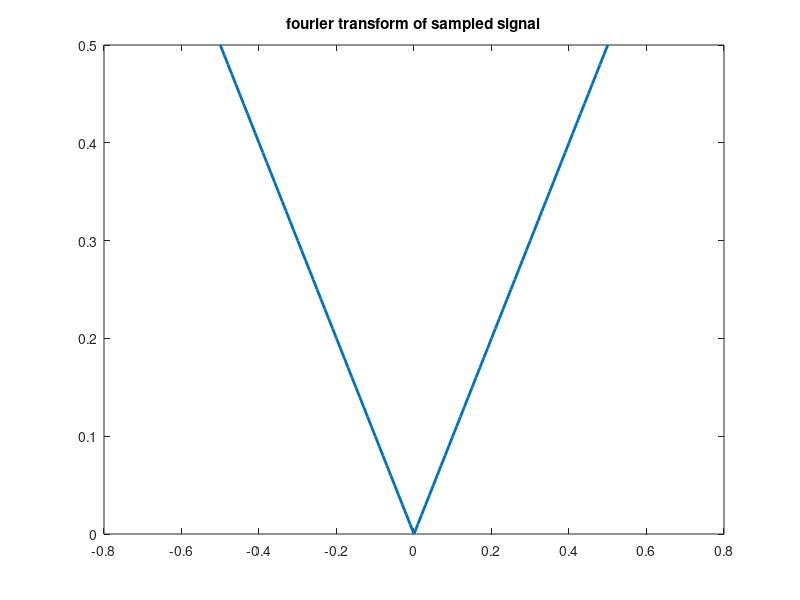

Recreate this plot in MATLAB. (Note: this script raises an error after producing the figure.)
clc
%% 1 sampling
clc
% example for HalfBandFFt function
fs = 100; 
Ts = 1/fs; 
t = -1/2 : Ts : 1/2; 
x = abs(t);
figure
plot(t,x,'linewidth',2)
title('fourier transform of sampled signal')
x = ifft(x);
y = HalfBandFFt(x,fs);
title('fourier transform of signal')

% parseval theorem
sum(abs(x).^2,'all')
1/fs*sum(abs(y).^2,'all')
%% aliasing with fs=4
clc
clear all
w1 = linspace(0,3*pi/2,75);
w2 = linspace(-3*pi/2,0,75);
f = [zeros(1,25) , 2/(3*pi)*w2+1 , -2/(3*pi)*w1+1 ,zeros(1,25)];

figure
plot(linspace(-2*pi,2*pi,200),f,'r','linewidth',2)
f1 = [zeros(1,25),f]; 
hold on
plot(linspace(-0.5*pi,3.5*pi,225),f1,'r','linewidth',2)
f2 = [f,zeros(1,25)]; 
hold on
plot(linspace(-3.5*pi,0.5*pi,225),f2,'r','linewidth',2)
title('three period of sample signal with fs=4')
grid on
grid minor
%% 2 plot fft of electrodes data
clc
load 'Subject1.mat'
for i=2:9
    HalfBandFFt(SubjectData(i,:),256);
    title(strcat('fft of',num2str(i-1),'th electrode'))
end
%% 3 correlation clustering of 64channeldata
clc
clear all
load 'filter1.mat'
load '64channeldata.mat'

data0 = reshape(data,[size(data,1),size(data,2)*size(data,3)]);
f_data = zeros(size(data0));

%denoise signal
for i=1:size(data0,1)
f_data(i,:) = filtfilt(filter1,1,double(data0(i,:)));
end

% example of denoised signal n frequency domain
figure
y1 = plot(data0(1,:),'y');
hold on
y2 = plot(f_data(1,:),'r');
legend([y1,y2],{'data of channel one before denoising',...
    'data of channel one after denoising'});

HalfBandFFt(data0(1,:),2400);
title('data of channel one before denoising , frequency domain')
HalfBandFFt(f_data(1,:),2400);
title('data of channel one after denoising , frequency domain')

% downsample signal
M = 4;
l = floor(size(f_data,2)/M);
df_data = zeros(size(f_data,1),l);
for i=1:size(f_data,1)
df_data(i,:) = downSampler(double(f_data(i,:)),M);
end

figure
y1 = plot(f_data(1,:),'b');
hold on
y2 = plot(df_data(1,:),'r');
legend([y1,y2],{'data of channel one before downsampling',...
    'data of channel one after downsampling'});

HalfBandFFt(f_data(1,:),2400);
title('data of channel one before downsampling , frequency domain')

HalfBandFFt(df_data(1,:),2400/M);
title('data of channel one after downsampling , frequency domain')

% create correlation matrix
r = zeros(size(df_data,1),size(df_data,1));
for i=1:size(df_data,1)
    for j=1:size(df_data,1)
    x = df_data(i,:);
    y = df_data(j,:);
    r(i,j) = sum(x.*y,'all')/sqrt(sum(x.*x,'all')*sum(y.*y,'all'));
    end
end
% PhyloTree = seqlinkage(1-abs(r),'average');	
% view(PhyloTree)
%% plot topography of 64channeldata
clc
load locations.mat
load Standard_10-20_81ch.mat
load Standard_10-10_47ch.mat
C_mat = CorrelationCluster(1-abs(r),50,'upgma');
C = zeros(1,63);
for i=1:63
    [~,C(i)] = find(C_mat==i);
end
ch_list ={'AFZ','FP1','FP2','AF3','AF4','F7','F3','FZ','F4','F8','FC5',...
    'FC1','FC2','FC6','T7','C3','CZ','C4','T8','CP5','CP1','CP2','CP6',...
    'P7','P3','PZ','P4','P8','PO3','PO4','O1','O2','TP10','AF7','AF8',...
    'F5','F1','F2','F6','FT7','FC3','FCZ','FC4','FT8','C5','C1','C2','C6',...
    'TP7','CP3','CPZ','CP4','TP8','P5','P1','P2','P6','PO7','POZ','PO8',...
    'OZ','TP9','TP10'};
plot_topography(ch_list,C); 
%% 3 correlation clustering of SubjectData
clc
clear all
load 'filter1.mat'
load 'Subject1.mat'

data0 = SubjectData(2:9,:);
f_data = zeros(size(data0));

%denoise signal
for i=1:size(data0,1)
f_data(i,:) = filtfilt(filter1,1,double(data0(i,:)));
end

% example of denoised signal n frequency domain
figure
y1 = plot(data0(1,:),'y');
hold on
y2 = plot(f_data(1,:),'r');
legend([y1,y2],{'data of channel one before denoising',...
    'data of channel one after denoising'});

HalfBandFFt(data0(1,:),2400);
title('data of channel one before denoising , frequency domain')
HalfBandFFt(f_data(1,:),2400);
title('data of channel one after denoising , frequency domain')

% downsample signal
M = 4;
l = floor(size(f_data,2)/M);
df_data = zeros(size(f_data,1),l);
for i=1:size(f_data,1)
df_data(i,:) = downSampler(double(f_data(i,:)),M);
end

figure
y1 = plot(f_data(1,:),'b');
hold on
y2 = plot(df_data(1,:),'r');
legend([y1,y2],{'data of channel one before downsampling',...
    'data of channel one after downsampling'});

HalfBandFFt(f_data(1,:),2400);
title('data of channel one before downsampling , frequency domain')

HalfBandFFt(df_data(1,:),2400/M);
title('data of channel one after downsampling , frequency domain')

% create correlation matrix
r = zeros(size(df_data,1),size(df_data,1));
for i=1:size(df_data,1)
    for j=1:size(df_data,1)
    x = df_data(i,:);
    y = df_data(j,:);
    r(i,j) = sum(x.*y,'all')/sqrt(sum(x.*x,'all')*sum(y.*y,'all'));
    end
end
% PhyloTree = seqlinkage(1-abs(r),'average');	
% view(PhyloTree)
%% piot topography SunjectData
clc
load locations.mat
load Standard_10-20_81ch.mat
load Standard_10-10_47ch.mat
C_mat = CorrelationCluster(1-abs(r),10,'upgma');
C = zeros(1,63);
for i=1:63
    [~,C(i)] = find(C_mat==i);
end
ch_list ={'AFZ','FP1','FP2','AF3','AF4','F7','F3','FZ','F4','F8','FC5',...
    'FC1','FC2','FC6','T7','C3','CZ','C4','T8','CP5','CP1','CP2','CP6',...
    'P7','P3','PZ','P4','P8','PO3','PO4','O1','O2','TP10','AF7','AF8',...
    'F5','F1','F2','F6','FT7','FC3','FCZ','FC4','FT8','C5','C1','C2','C6',...
    'TP7','CP3','CPZ','CP4','TP8','P5','P1','P2','P6','PO7','POZ','PO8',...
    'OZ','TP9','TP10'};
ch_list ={'FZ', 'CZ', 'PZ', 'P4', 'P3', 'OZ', 'PO7','PO8'}
plot_topography(ch_list,C); 

%% 4 group delay
clc
clear all
N = 512;
h = rand(1000,1);
gd = groupdelay(h,N);
w = linspace(0,pi,length(gd));
figure;
y1 = plot(w,gd);
hold on
gdd = grpdelay(h,N);
y2 = plot(w,gdd);
legend([y1 y2],{'result of groupdelay','result of grpdelay'})

%% functions

% sampling
function y = HalfBandFFt(InputSignal,Fs)

y=fft(real(InputSignal));
n=length(y);
x=linspace(-1,1,n);
figure;
plot(Fs*x,abs(y),'linewidth',2); 
xlabel('frequency');
ylabel('|H(jW)|');
xlim([-0.5*Fs 0.5*Fs]);

end

function X_d= downSampler(X,m)
X_d = [ ];
for i=1:floor(length(X)/m)
   X_d = cat(2,X_d,X(m*(i-1)+1));   %X_d(k)=X(n(k-1)+1); 
end  
end

function clusters = CorrelationCluster(InputCorrMat,DistanceMeasure,algorithm)

N=size(InputCorrMat,1);
a=10*max(InputCorrMat,[],'all');
InputCorrMat=InputCorrMat-triu(InputCorrMat)+triu(a*ones(N));
c=linspace(1,N,N);
clusters=[c' zeros(N)]';

clusters=clusters(1:N,:);

for n =1:DistanceMeasure
[row,col]= find(InputCorrMat==min(InputCorrMat,[],'all'));
if row>col
  t = row;
  row = col;
  col = t;
end

if strcmp(algorithm,'upgma')
n1=nnz(clusters(:,col));
n2=nnz(clusters(:,row));
elseif strcmp(algorithm,'wpgma')
n1 =1;
n2 =1;
end

for i=1:row-1
   
InputCorrMat(row,i)=(n2*InputCorrMat(row,i)+n1*InputCorrMat(col,i))/(n1+n2); 

end

for i=row+1:N
    
  if(col>i)  
InputCorrMat(i,row)=(n2*InputCorrMat(i,row)+n1*InputCorrMat(col,i))/(n1+n2);
  end
  
  if(i>col)  
InputCorrMat(i,row)=(n2*InputCorrMat(i,row)+n1*InputCorrMat(i,col))/(n1+n2);
  end
    
end
InputCorrMat(col,:)=a; 
InputCorrMat(:,col)=a;    

b=zeros(1,N);

for j=1:N

  b(j)=clusters(j,col); 
      
end
clusters(:,col)=0;

l=1;
for j=1:N
    
if (clusters(j,row)==0)
   clusters(j,row) = b(l);
    l=l+1;
end


end

end

end

function gd = groupdelay(h,N)
h = reshape(h,size(h,1)*size(h,2),1);
n = 0:1:length(h)-1;
n = n';
H = fft(h,N);
dH = fft(h.*n,N);
gd = real(dH./H);
end
